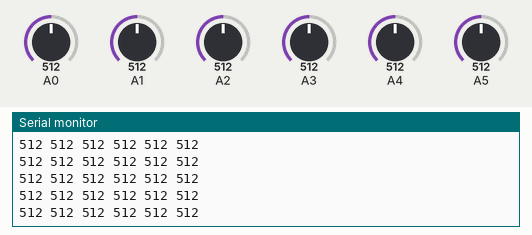
Simulated run of this sketch. Board: Arduino Uno, built with avr-gcc and run on an emulated ATmega328P. Parts: the last lines printed to the serial monitor. The inputs (shaded band) are chosen by the test bench; at power-on: A0 = 512, A2 = 512, A3 = 512, A1 = 512, A4 = 512, A5 = 512.

Above: at 1.2 s.
1.3 s: A0 set to 104
At 2.1 s:
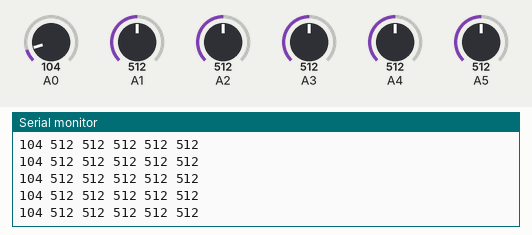
4.3 s: A0 set to 94
At 5.4 s:
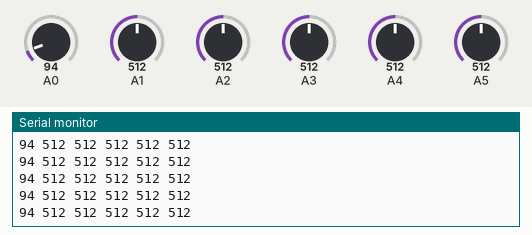
10.3 s: A2 set to 106
At 10.8 s:
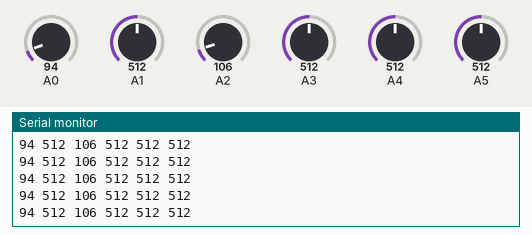
11.8 s: A2 set to 90
At 12.4 s:
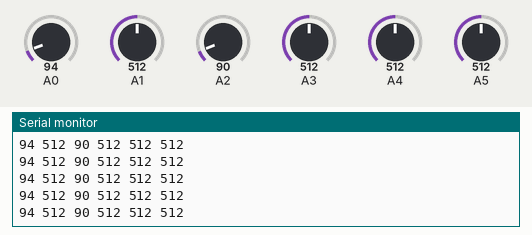
14.8 s: A3 set to 109
At 15.7 s:
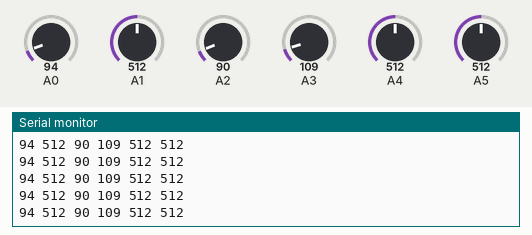
16.3 s: A3 set to 88
At 17.1 s:
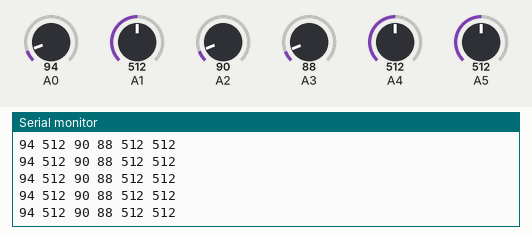
Timing chart, 0 to 19.3 s (numbered marks = the images above; inputs shaded):
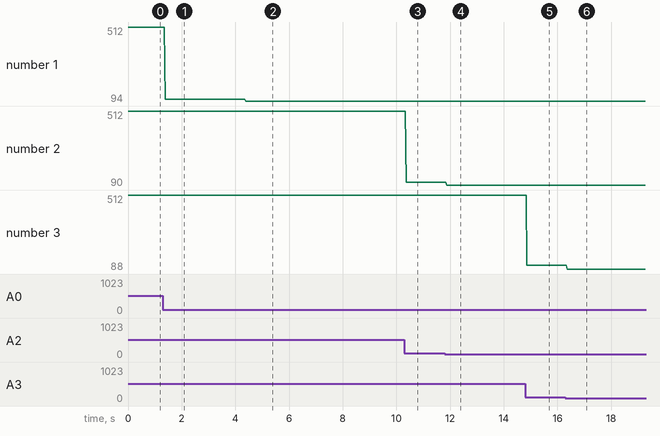

Measured:
- after the input at 1.3 s, the serial monitor: prints a new line after 0.08 s (image 1)
- after the input at 4.3 s, the serial monitor: prints a new line after 0.08 s (image 2)
- after the input at 10.3 s, the serial monitor: prints a new line after 0.06 s (image 3)
- after the input at 11.8 s, the serial monitor: prints a new line after 0.07 s (image 4)
- after the input at 14.8 s, the serial monitor: prints a new line after 0.06 s (image 5)
- after the input at 16.3 s, the serial monitor: prints a new line after 0.06 s (image 6)
- plotted number 1: 512 → 104 after the input at 1.3 s, 104 → 94 after the input at 4.3 s
- plotted number 2: 512 → 106 after the input at 10.3 s, 106 → 90 after the input at 11.8 s

The sketch:

Arduino.ino
```cpp
float analogPins[] = {0, 1, 2, 3, 4, 5};

void setup()
{
  Serial.begin(9600);
}

void loop()
{
  for (int pin = 0; pin < 6; pin++)
  {
    int value = analogRead(analogPins[pin]);
    Serial.print(value);
    Serial.print(" ");
  }
  Serial.println();
}
```
